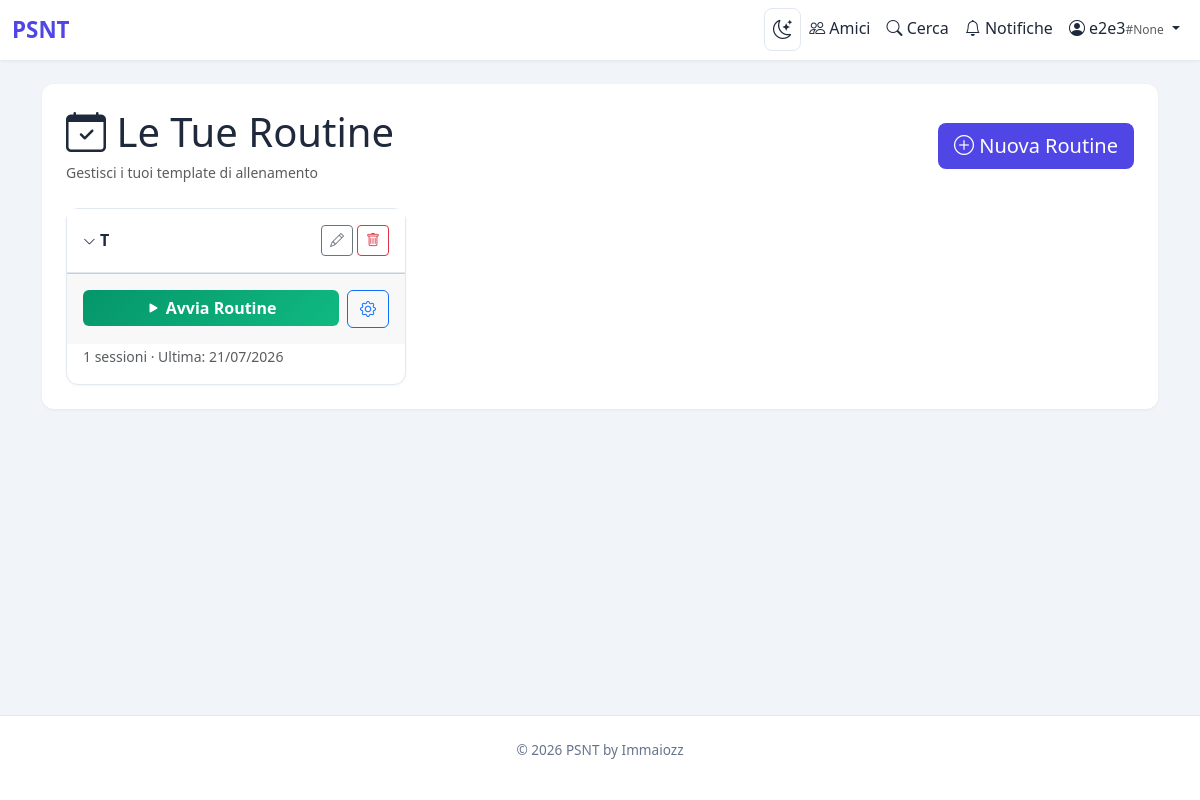
The page /dashboard (signed in) on the database its author committed.
### flask_app.py (models this page shows, shortened)
class User(UserMixin, db.Model):
    id = db.Column(db.Integer, primary_key=True)
    username = db.Column(db.String(80), unique=True, nullable=False, index=True)
    email = db.Column(db.String(120), unique=True, nullable=False, index=True)
    password_hash = db.Column(db.String(255), nullable=False)
    profile_image = db.Column(db.Text, nullable=True)
    friend_code = db.Column(db.String(4), unique=True, nullable=True, index=True)
    public_token = db.Column(db.String(36), unique=True, nullable=True, index=True)
    is_admin = db.Column(db.Boolean, default=False, nullable=False)
    created_at = db.Column(db.DateTime, default=datetime.utcnow)
    routines = db.relationship('Routine', backref='user', lazy=True, cascade='all, delete-orphan')
    routine_exercises = db.relationship('RoutineExercise', backref='user', lazy=True, cascade='all, delete-orphan')
    routine_sessions = db.relationship('RoutineSession', backref='user', lazy=True, cascade='all, delete-orphan')
    workouts = db.relationship('Workout', backref='user', lazy=True, cascade='all, delete-orphan')
    weight_history = db.relationship('WeightHistory', backref='user', lazy=True, cascade='all, delete-orphan')

class Routine(db.Model):
    id = db.Column(db.Integer, primary_key=True)
    user_id = db.Column(db.Integer, db.ForeignKey('user.id'), nullable=False)
    name = db.Column(db.String(50), nullable=False)
    position = db.Column(db.Integer, nullable=False, default=0)
    public_token = db.Column(db.String(36), unique=True, nullable=True, index=True)
    created_at = db.Column(db.DateTime, default=datetime.utcnow)
    exercises = db.relationship('RoutineExercise', backref='routine', lazy=True, cascade='all, delete-orphan',
                                order_by='RoutineExercise.position.asc()')
    sessions = db.relationship('RoutineSession', backref='routine', lazy=True, cascade='all, delete-orphan')

class RoutineSession(db.Model):
    id = db.Column(db.Integer, primary_key=True)
    routine_id = db.Column(db.Integer, db.ForeignKey('routine.id'), nullable=False)
    user_id = db.Column(db.Integer, db.ForeignKey('user.id'), nullable=False)
    date = db.Column(db.Date, nullable=False, default=datetime.utcnow)
    created_at = db.Column(db.DateTime, default=datetime.utcnow)
    workouts = db.relationship('Workout', backref='session', lazy=True, cascade='all, delete-orphan')

### flask_app.py (the view)
@app.route("/dashboard")
@login_required
def dashboard():
    routines = Routine.query.filter_by(user_id=current_user.id).order_by(Routine.position.asc()).all()
    if not routines:
        return render_template("index.html", routine_data=[])
    routine_ids = [r.id for r in routines]
    ex_by_routine = {}
    for re in RoutineExercise.query.filter(RoutineExercise.routine_id.in_(routine_ids)).order_by(RoutineExercise.position.asc()).all():
        ex_by_routine.setdefault(re.routine_id, []).append(re)
    count_by_routine = dict(
        db.session.query(
            RoutineSession.routine_id,
            func.count(RoutineSession.id)
        ).filter(RoutineSession.routine_id.in_(routine_ids), RoutineSession.user_id == current_user.id
        ).group_by(RoutineSession.routine_id).all()
    )
    last_sessions = RoutineSession.query.filter(
        RoutineSession.routine_id.in_(routine_ids),
        RoutineSession.user_id == current_user.id
    ).order_by(RoutineSession.date.desc()).all()
    last_dates = {}
    for s in last_sessions:
        if s.routine_id not in last_dates:
            last_dates[s.routine_id] = s.date
    routine_data = []
    for r in routines:
        routine_data.append({
            "routine": r,
            "exercises": ex_by_routine.get(r.id, []),
            "last_session": last_dates.get(r.id),
            "session_count": count_by_routine.get(r.id, 0),
        })
    return render_template("index.html", routine_data=routine_data)

### flask_app.py (called while the page is built)
@login_manager.user_loader
def load_user(user_id):
    return db.session.get(User, int(user_id))

@app.context_processor
def inject_pending_requests():
    if current_user.is_authenticated:
        last_check = session.get("pending_check_time", 0)
        cached_count = session.get("pending_count", 0)
        now = time.time()
        if now - last_check > 60:
            count = Friendship.query.filter_by(receiver_id=current_user.id, status="pending").count()
            session["pending_count"] = count
            session["pending_check_time"] = now
            return dict(pending_requests_count=count)
        return dict(pending_requests_count=cached_count)
    return dict(pending_requests_count=0)

@app.before_request
def init_db_once():
    global _db_initialized
    if not _db_initialized:
        ensure_database()
        load_exercises()
        _db_initialized = True

### templates/index.html (shortened to what this page needs)
{% extends "base.html" %}
{% block content %}
<div class="d-flex justify-content-between align-items-center mb-4">
    <div>
        <h1 class="mb-1" style="color:var(--text-color);"><i class="bi bi-calendar-check"></i> Le Tue Routine</h1>
        <small class="text-muted">Gestisci i tuoi template di allenamento</small>
    </div>
    <button class="btn btn-primary btn-lg" onclick="addRoutine()">
        <i class="bi bi-plus-circle"></i> Nuova Routine
    </button>
</div>
{% if routine_data|length == 0 %}
<div class="text-center py-5">
    <i class="bi bi-inbox display-1 text-muted"></i>
    <h4 class="mt-3 text-muted">Nessuna routine creata</h4>
    <p class="text-muted">Crea la tua prima routine per iniziare ad allenarti!</p>
    <button class="btn btn-primary btn-lg" onclick="addRoutine()">
        <i class="bi bi-plus-circle"></i> Crea Routine
    </button>
</div>
{% else %}
<div class="row g-4">
    {% for rd in routine_data %}
        <div class="col-md-6 col-lg-4">
            <div class="card h-100 routine-card">
                <div class="card-header d-flex justify-content-between align-items-center py-3">
                    <span class="routine-name collapsed" data-bs-toggle="collapse" data-bs-target="#exercises-{{ rd.routine.id }}" role="button" aria-expanded="false">
                        <i class="bi bi-chevron-down"></i> {{ rd.routine.name }}
                    </span>
                    <div class="d-flex gap-1">
                        <button class="btn btn-sm btn-outline-secondary" onclick="renameRoutine({{ rd.routine.id }}, '{{ rd.routine.name | e }}')" title="Rinomina">
                            <i class="bi bi-pencil"></i>
                        </button>
                        <button class="btn btn-sm btn-outline-danger" onclick="deleteRoutine({{ rd.routine.id }}, '{{ rd.routine.name | e }}')" title="Elimina">
                            <i class="bi bi-trash"></i>
                        </button>
                    </div>
                </div>
                <div class="card-footer d-flex gap-2 py-3">
                    <form method="POST" action="{{ url_for('start_routine', routine_id=rd.routine.id) }}" class="flex-grow-1">
                        <button type="submit" class="btn btn-avvia w-100" {% if not rd.exercises %}disabled title="Aggiungi esercizi prima"{% endif %}>
                            <i class="bi bi-play-fill"></i> Avvia Routine
                        </button>
                    </form>
                    <a href="{{ url_for('manage_routine', token=rd.routine.public_token) }}" class="btn btn-outline-primary" title="Gestisci esercizi">
                        <i class="bi bi-gear"></i>
                    </a>
                </div>
                {% if rd.last_session or rd.session_count > 0 %}
                <div class="px-3 pb-3">
                    <small class="text-muted">
                        {% if rd.session_count > 0 %}{{ rd.session_count }} sessioni{% endif %}
                        {% if rd.last_session %} &middot; Ultima: {{ rd.last_session.strftime('%d/%m/%Y') }}{% endif %}
                    </small>
                </div>
                {% endif %}
            </div>
        </div>
    {% endfor %}
</div>
{% endif %}
{% endblock %}

### templates/base.html (shortened to what this page needs)
<!DOCTYPE html>
<html lang="it">
<head>
    <link href="https://cdn.jsdelivr.net/npm/bootstrap@5.3.0/dist/css/bootstrap.min.css" rel="stylesheet">
    <link rel="stylesheet" href="https://cdn.jsdelivr.net/npm/bootstrap-icons@1.11.0/font/bootstrap-icons.css">
</head>
<body>
    <nav class="navbar navbar-expand-lg navbar-light">
        <div class="container-fluid">
            <a class="navbar-brand" href="{% if current_user.is_authenticated %}{{ url_for('dashboard') }}{% else %}{{ url_for('landing') }}{% endif %}">
                 PSNT
            </a>
            <div class="collapse navbar-collapse" id="navbarNav">
                <ul class="navbar-nav ms-auto">
                    {% if current_user.is_authenticated %}
                        <li class="nav-item">
                            <button class="dark-toggle nav-link" id="darkToggle" title="Modalit notturna">
                                <i class="bi bi-moon-stars"></i>
                            </button>
                        </li>
                        <li class="nav-item">
                            <a class="nav-link text-dark-readable" href="{{ url_for('friends_list') }}">
                                <i class="bi bi-people"></i> Amici
                            </a>
                        </li>
                        <li class="nav-item">
                            <a class="nav-link text-dark-readable" href="{{ url_for('search_users') }}">
                                <i class="bi bi-search"></i> Cerca
                            </a>
                        </li>
                        <li class="nav-item">
                            <a class="nav-link text-dark-readable" href="{{ url_for('notifications') }}">
                                <i class="bi bi-bell"></i> Notifiche
                            </a>
                        </li>
                        <li class="nav-item dropdown">
                            <a class="nav-link dropdown-toggle text-dark-readable" href="#" role="button" data-bs-toggle="dropdown" aria-expanded="false">
                                {% if current_user.profile_image %}
                                    <img src="{{ current_user.profile_image }}" alt="" style="width:22px;height:22px;border-radius:50%;object-fit:cover;vertical-align:middle;margin-right:4px;">
                                {% else %}
                                    <i class="bi bi-person-circle"></i>
                                {% endif %}
                                {{ current_user.username }}<span class="text-muted" style="font-size:.75rem;">#{{ current_user.friend_code }}</span>
                            </a>
                        </li>
                    {% endif %}
                </ul>
            </div>
        </div>
    </nav>
    <main>
        <div class="container">
            <div class="container-main">
                {% block content %}{% endblock %}
            </div>
        </div>
    </main>
    <footer class="footer">
        <div class="container">
            <p>&copy; 2026 PSNT by Immaiozz</p>
        </div>
    </footer>
</body>
</html>

### templates/base.html (style rules this page uses)
:root { --primary-color: #4f46e5; --accent-color: #7c3aed; --bg-color: #f1f5f9; --surface-color: #ffffff; --border-color: #e2e8f0; --text-color: #1e293b; --text-muted: #64748b; --text-secondary: #475569; }
body { background: var(--bg-color); min-height: 100vh; display: flex; flex-direction: column; color: var(--text-color); }
.navbar { background: var(--surface-color); box-shadow: 0 1px 3px rgba(0, 0, 0, 0.08); }
.navbar-brand { font-weight: 700; color: var(--primary-color) !important; font-size: 1.4rem; }
main { flex: 1; padding: 1.5rem 0; }
.container-main { background: var(--surface-color); border-radius: 12px; padding: 1.5rem; box-shadow: 0 1px 3px rgba(0, 0, 0, 0.06); }
.card { border: 1px solid var(--border-color); border-radius: 12px; box-shadow: 0 1px 3px rgba(0, 0, 0, 0.04); background: var(--surface-color); color: var(--text-color); }
.card-header { background: var(--surface-color); border-bottom: 1px solid var(--border-color); font-weight: 600; }
.btn-primary { background: var(--primary-color); border: none; }
.footer { background: var(--surface-color); padding: 1.5rem 0; margin-top: auto; border-top: 1px solid var(--border-color); text-align: center; color: var(--text-muted); font-size: 0.85rem; }
.text-dark-readable { color: var(--text-color); }
.dark-toggle { cursor: pointer; font-size: 1.2rem; padding: 6px 10px; border-radius: 8px; transition: background .2s; background: none; border: 1px solid var(--border-color); color: var(--text-color); }

### templates/index.html (style rules this page uses)
.routine-card { transition: transform 0.2s, box-shadow 0.2s; }
.routine-name { cursor: pointer; color: var(--text-color); font-weight: 700; }
.routine-name .bi { transition: transform .2s; font-size: .8rem; }
.routine-name.collapsed .bi-chevron-down { transform: rotate(-90deg); }
.btn-avvia { background: linear-gradient(135deg, #059669, #10b981); color: #fff; border: none; font-weight: 600; }

### rows shown on the page
User: username "e2e3", friend_code "None"
Routine: routine.name "T"
RoutineSession: last_session "21/07/2026"

### other values the page prints
{{ rd.session_count }} "1"
